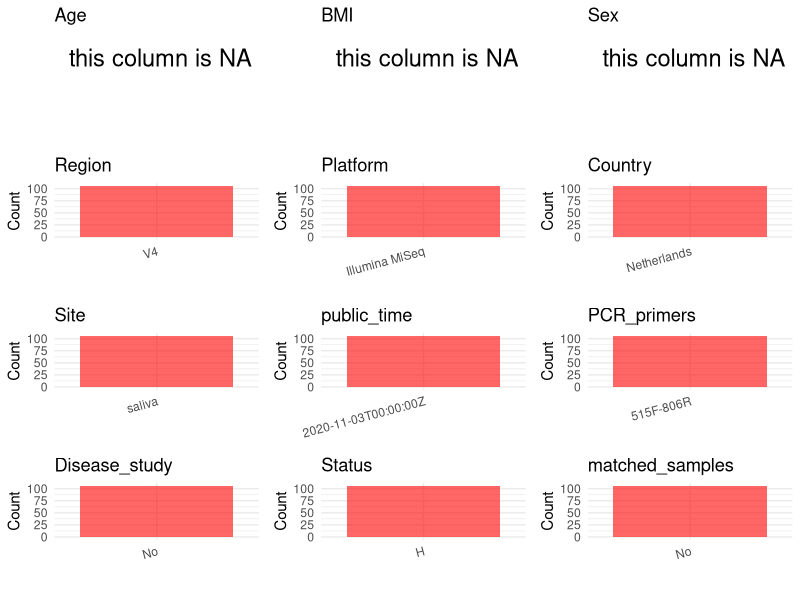

This figure's R source: (Note: this script raises an error after producing the figure.)
## ---- chunk 1
# Load necessary libraries
library(dplyr)
library(ggplot2)
library(cowplot)
library(stringr)

# Set working directory (update this path to your local directory)
setwd("/home/hby/oral_project/PRJNA643400")

# Read the initial metadata files
initial_meta <- read.csv("SraRunTable.csv", header = T)

# Combine the two metadata files
# meta <- rbind(initial_meta, initial_meta1)

# Remove entries non-oral samples
# initial_meta <- subset(initial_meta,isolate %in% c("saliva","tongue coat"))

# Check the number of samples containing "HT" in Sample.Name (e.g., healthy controls)
# nrow(subset(meta, grepl("HT", Sample.Name)))

# Display the first few rows of the metadata
head(initial_meta)
## ---- chunk 2
# Create a uniform metadata dataframe
metadata <- data.frame(
  BioProject = initial_meta$BioProject,
  Run = initial_meta$Run,
  sample_name = initial_meta$Sample_Name,
  Platform = initial_meta$Instrument,
  Country = initial_meta$geo_loc_name_country,
  public_time = initial_meta$ReleaseDate,
  Site = initial_meta$env_medium,
  Sex = NA,
  Age = NA,
  BMI = NA
)
## ---- chunk 3
# Add information obtained from the publication
metadata$Status <- "H"
metadata$Region <- "V4"
metadata$PCR_primers <- "515F-806R"
metadata$title <- "Manipulation of Saliva-Derived Microcosm Biofilms To Resemble Dysbiotic Subgingival Microbiota"
metadata$Disease_study <- "No"
metadata$matched_samples <- "No"
## ---- chunk 4
# Check the number of unique runs and sample names
print(paste("Number of unique runs:", length(unique(metadata$Run))))
print(paste("Number of unique sample names:", length(unique(metadata$sample_name))))
## ---- chunk 5
# Select columns for visualization
plot_data <- metadata %>%
  select(-BioProject, -Run, -sample_name, -title)

# Function to create simple plots for each column
create_simple_plots <- function(data) {
  plots <- list()

  for (col in colnames(data)) {
    # Check if the column is all NA
    if (all(is.na(data[[col]]))) {
      # Create an empty plot with text indicating all NA
      p <- ggplot() +
        annotate("text", x = 0.5, y = 0.5, label = "this column is NA", size = 6) +
        labs(title = col) +
        theme_void()
    } else if (is.numeric(data[[col]])) {
      # Numeric variable: histogram
      p <- ggplot(data, aes(x = .data[[col]])) +
        geom_histogram(fill = "blue", alpha = 0.6, bins = 20, na.rm = TRUE) +
        labs(title = col) +
        theme_minimal()
    } else {
      # Categorical variable: bar plot (remove NA values)
      count_data <- as.data.frame(table(data[[col]], useNA = "ifany"))
      p <- ggplot(count_data, aes(x = reorder(Var1, -Freq), y = Freq)) +
        geom_col(fill = "red", alpha = 0.6) +
        labs(title = col, x = NULL, y = "Count") +
        theme_minimal() +
        theme(axis.text.x = element_text(angle = 15, hjust = 1))
    }
    plots[[col]] <- p
  }

  return(plots)
}

# Generate and arrange plots
plots <- create_simple_plots(plot_data)
p <- plot_grid(plots$Age,
  plots$BMI,
  plots$Sex,
  plots$Region,
  plots$Platform,
  plots$Country,
  plots$Site,
  plots$public_time,
  plots$PCR_primers,
  plots$Disease_study,
  plots$Status,
  plots$matched_samples, # add
  ncol = 3, align = "hv", axis = "lb"
)
ggsave("Metadata_Summary.png", plot = p, width = 8, height = 6, dpi = 150)
## ---- chunk 6
knitr::include_graphics("Metadata_Summary.png")
## ---- chunk 7
# Reorder columns to match the desired format
metadata <- metadata[, c(
  "BioProject", "Run", "sample_name", "Age", "BMI", "Sex",
  "Region", "Platform", "Country", "Site", "public_time",
  "PCR_primers", "title", "Disease_study", "Status", "matched_samples"
)]

# Export the uniform metadata to a CSV file
write.csv(metadata, file = "metadata.csv", quote = FALSE)
head(metadata)
